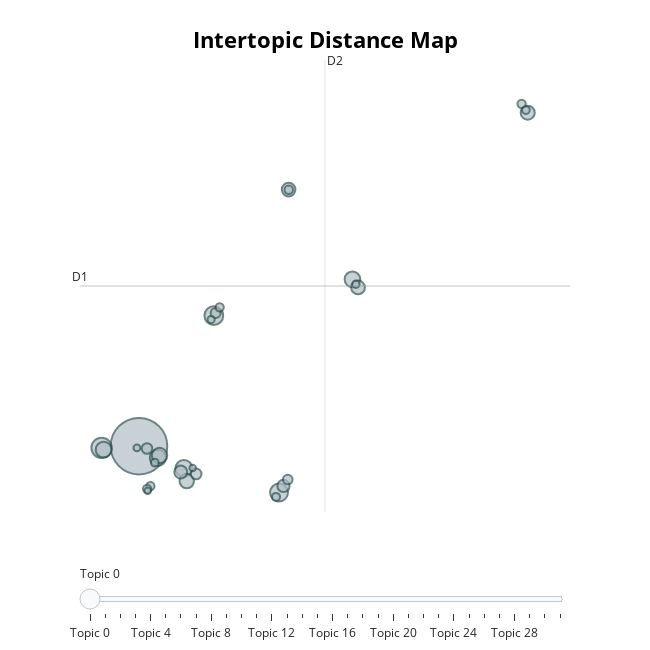

Notebook cell for this chart:
### Code cell
M_cleaned_content_topic_model.visualize_topics()

### Figure 1 — Plotly figure (JSON) as saved in the notebook; plotly's stock layout.template omitted (floating-point values rounded to 4 significant figures)
{"data": [{"customdata": [[0, "flight | ba | hour | customer | day", 747], [1, "ba | seat | business | class | airline", 97], [2, "good | heathrow | london | flight | food", 82], [3, "gatwick | flight | lounge | club | food", 75], [4, "food | airway | british | meal | chicken", 67], [5, "heathrow | airline | verified | review | london", 61], [6, "class | business | airway | seat | british", 59], [7, "seat | club | world | deck | good", 57], [8, "bangkok | meal | british | airway | seat", 56], [9, "jfk | york | new | flight | good", 49], [10, "first | seat | lounge | ba | food", 46], [11, "europe | club | lounge | good | excellent", 44], [12, "good | great | food | friendly | excellent", 43], [13, "singapore | sydney | seat | cabin | service", 39], [14, "mauritius | gatwick | barbados | seat | drink", 35], [15, "child | baby | son | pram | seat", 27], [16, "gate | delay | flight | heathrow | poor", 26], [17, "review | verified | crew | great | brussels", 23], [18, "lucia | st | gatwick | seat | ba", 21], [19, "ba | good | crew | service | economy", 17], [20, "doha | qatar | bahrain | business | class", 16], [21, "istanbul | london | airline | food | airway", 16], [22, "belfast | heathrow | boarding | london | process", 16], [23, "st | seat | class | ba | club", 16], [24, "malaga | gatwick | trolley | food | toilet", 15], [25, "fast | toronto | service | lounge | biz", 14], [26, "athens | airline | flight | london | aegean", 14], [27, "first | excellent | lounge | crew | club", 13], [28, "rio | first | janeiro | de | good", 12], [29, "bucharest | london | getting | flight | hour", 11], [30, "mask | nose | flight | wearing | back", 10], [31, "avios | upgrade | free | good | plenty", 10]], "hovertemplate": "<b>Topic %{customdata[0]}</b><br>%{customdata[1]}<br>Size: %{customdata[2]}", "legendgroup": "", "marker": {"color": "#B0BEC5", "line": {"color": "DarkSlateGrey", "width": 2}, "size": [747, 97, 82, 75, 67, 61, 59, 57, 56, 49, 46, 44, 43, 39, 35, 27, 26, 23, 21, 17, 16, 16, 16, 16, 15, 14, 14, 13, 12, 11, 10, 10], "sizemode": "area", "sizeref": 0.4669, "symbol": "circle"}, "mode": "markers", "name": "", "orientation": "v", "showlegend": false, "type": "scatter", "x": [-6.174, -8.336, -1.844, 1.93, -3.574, -5.083, -8.22, 6.177, -4.985, -3.41, 16.32, 6.502, 2.485, -3.757, 2.186, -2.869, -5.708, -1.739, 2.434, 2.492, -5.515, -5.701, -1.506, 15.96, 1.754, 16.21, -5.257, 6.375, -1.998, -6.292, -3.068, -5.667], "xaxis": "x", "y": [-2.007, -2.074, 3.226, -3.866, -2.906, -2.472, -2.146, 4.684, -2.385, -3.406, 11.37, 4.359, 8.282, -3.047, -3.604, -3.12, -2.102, 3.331, -3.347, 8.281, -3.608, -3.719, 3.562, 11.72, -4.041, 11.47, -2.67, 4.486, 3.071, -2.078, -2.882, -3.795], "yaxis": "y"}], "layout": {"annotations": [{"showarrow": false, "text": "D1", "x": -9.586, "y": 4.417, "yshift": 10}, {"showarrow": false, "text": "D2", "x": 4.589, "xshift": 10, "y": 13.48}], "height": 650, "hoverlabel": {"bgcolor": "white", "font": {"family": "Rockwell", "size": 16}}, "legend": {"itemsizing": "constant", "tracegroupgap": 0}, "margin": {"t": 60}, "shapes": [{"line": {"color": "#CFD8DC", "width": 2}, "type": "line", "x0": 4.589, "x1": 4.589, "y0": -4.647, "y1": 13.48}, {"line": {"color": "#9E9E9E", "width": 2}, "type": "line", "x0": -9.586, "x1": 18.76, "y0": 4.417, "y1": 4.417}], "sliders": [{"active": 0, "pad": {"t": 50}, "steps": [{"args": [{"marker.color": [["red", "#B0BEC5", "#B0BEC5", "#B0BEC5", "#B0BEC5", "#B0BEC5", "#B0BEC5", "#B0BEC5", "#B0BEC5", "#B0BEC5", "#B0BEC5", "#B0BEC5", "#B0BEC5", "#B0BEC5", "#B0BEC5", "#B0BEC5", "#B0BEC5", "#B0BEC5", "#B0BEC5", "#B0BEC5", "#B0BEC5", "#B0BEC5", "#B0BEC5", "#B0BEC5", "#B0BEC5", "#B0BEC5", "#B0BEC5", "#B0BEC5", "#B0BEC5", "#B0BEC5", "#B0BEC5", "#B0BEC5"]]}], "label": "Topic 0", "method": "update"}, {"args": [{"marker.color": [["#B0BEC5", "red", "#B0BEC5", "#B0BEC5", "#B0BEC5", "#B0BEC5", "#B0BEC5", "#B0BEC5", "#B0BEC5", "#B0BEC5", "#B0BEC5", "#B0BEC5", "#B0BEC5", "#B0BEC5", "#B0BEC5", "#B0BEC5", "#B0BEC5", "#B0BEC5", "#B0BEC5", "#B0BEC5", "#B0BEC5", "#B0BEC5", "#B0BEC5", "#B0BEC5", "#B0BEC5", "#B0BEC5", "#B0BEC5", "#B0BEC5", "#B0BEC5", "#B0BEC5", "#B0BEC5", "#B0BEC5"]]}], "label": "Topic 1", "method": "update"}, {"args": [{"marker.color": [["#B0BEC5", "#B0BEC5", "red", "#B0BEC5", "#B0BEC5", "#B0BEC5", "#B0BEC5", "#B0BEC5", "#B0BEC5", "#B0BEC5", "#B0BEC5", "#B0BEC5", "#B0BEC5", "#B0BEC5", "#B0BEC5", "#B0BEC5", "#B0BEC5", "#B0BEC5", "#B0BEC5", "#B0BEC5", "#B0BEC5", "#B0BEC5", "#B0BEC5", "#B0BEC5", "#B0BEC5", "#B0BEC5", "#B0BEC5", "#B0BEC5", "#B0BEC5", "#B0BEC5", "#B0BEC5", "#B0BEC5"]]}], "label": "Topic 2", "method": "update"}, {"args": [{"marker.color": [["#B0BEC5", "#B0BEC5", "#B0BEC5", "red", "#B0BEC5", "#B0BEC5", "#B0BEC5", "#B0BEC5", "#B0BEC5", "#B0BEC5", "#B0BEC5", "#B0BEC5", "#B0BEC5", "#B0BEC5", "#B0BEC5", "#B0BEC5", "#B0BEC5", "#B0BEC5", "#B0BEC5", "#B0BEC5", "#B0BEC5", "#B0BEC5", "#B0BEC5", "#B0BEC5", "#B0BEC5", "#B0BEC5", "#B0BEC5", "#B0BEC5", "#B0BEC5", "#B0BEC5", "#B0BEC5", "#B0BEC5"]]}], "label": "Topic 3", "method": "update"}, {"args": [{"marker.color": [["#B0BEC5", "#B0BEC5", "#B0BEC5", "#B0BEC5", "red", "#B0BEC5", "#B0BEC5", "#B0BEC5", "#B0BEC5", "#B0BEC5", "#B0BEC5", "#B0BEC5", "#B0BEC5", "#B0BEC5", "#B0BEC5", "#B0BEC5", "#B0BEC5", "#B0BEC5", "#B0BEC5", "#B0BEC5", "#B0BEC5", "#B0BEC5", "#B0BEC5", "#B0BEC5", "#B0BEC5", "#B0BEC5", "#B0BEC5", "#B0BEC5", "#B0BEC5", "#B0BEC5", "#B0BEC5", "#B0BEC5"]]}], "label": "Topic 4", "method": "update"}, {"args": [{"marker.color": [["#B0BEC5", "#B0BEC5", "#B0BEC5", "#B0BEC5", "#B0BEC5", "red", "#B0BEC5", "#B0BEC5", "#B0BEC5", "#B0BEC5", "#B0BEC5", "#B0BEC5", "#B0BEC5", "#B0BEC5", "#B0BEC5", "#B0BEC5", "#B0BEC5", "#B0BEC5", "#B0BEC5", "#B0BEC5", "#B0BEC5", "#B0BEC5", "#B0BEC5", "#B0BEC5", "#B0BEC5", "#B0BEC5", "#B0BEC5", "#B0BEC5", "#B0BEC5", "#B0BEC5", "#B0BEC5", "#B0BEC5"]]}], "label": "Topic 5", "method": "update"}, {"args": [{"marker.color": [["#B0BEC5", "#B0BEC5", "#B0BEC5", "#B0BEC5", "#B0BEC5", "#B0BEC5", "red", "#B0BEC5", "#B0BEC5", "#B0BEC5", "#B0BEC5", "#B0BEC5", "#B0BEC5", "#B0BEC5", "#B0BEC5", "#B0BEC5", "#B0BEC5", "#B0BEC5", "#B0BEC5", "#B0BEC5", "#B0BEC5", "#B0BEC5", "#B0BEC5", "#B0BEC5", "#B0BEC5", "#B0BEC5", "#B0BEC5", "#B0BEC5", "#B0BEC5", "#B0BEC5", "#B0BEC5", "#B0BEC5"]]}], "label": "Topic 6", "method": "update"}, {"args": [{"marker.color": [["#B0BEC5", "#B0BEC5", "#B0BEC5", "#B0BEC5", "#B0BEC5", "#B0BEC5", "#B0BEC5", "red", "#B0BEC5", "#B0BEC5", "#B0BEC5", "#B0BEC5", "#B0BEC5", "#B0BEC5", "#B0BEC5", "#B0BEC5", "#B0BEC5", "#B0BEC5", "#B0BEC5", "#B0BEC5", "#B0BEC5", "#B0BEC5", "#B0BEC5", "#B0BEC5", "#B0BEC5", "#B0BEC5", "#B0BEC5", "#B0BEC5", "#B0BEC5", "#B0BEC5", "#B0BEC5", "#B0BEC5"]]}], "label": "Topic 7", "method": "update"}, {"args": [{"marker.color": [["#B0BEC5", "#B0BEC5", "#B0BEC5", "#B0BEC5", "#B0BEC5", "#B0BEC5", "#B0BEC5", "#B0BEC5", "red", "#B0BEC5", "#B0BEC5", "#B0BEC5", "#B0BEC5", "#B0BEC5", "#B0BEC5", "#B0BEC5", "#B0BEC5", "#B0BEC5", "#B0BEC5", "#B0BEC5", "#B0BEC5", "#B0BEC5", "#B0BEC5", "#B0BEC5", "#B0BEC5", "#B0BEC5", "#B0BEC5", "#B0BEC5", "#B0BEC5", "#B0BEC5", "#B0BEC5", "#B0BEC5"]]}], "label": "Topic 8", "method": "update"}, {"args": [{"marker.color": [["#B0BEC5", "#B0BEC5", "#B0BEC5", "#B0BEC5", "#B0BEC5", "#B0BEC5", "#B0BEC5", "#B0BEC5", "#B0BEC5", "red", "#B0BEC5", "#B0BEC5", "#B0BEC5", "#B0BEC5", "#B0BEC5", "#B0BEC5", "#B0BEC5", "#B0BEC5", "#B0BEC5", "#B0BEC5", "#B0BEC5", "#B0BEC5", "#B0BEC5", "#B0BEC5", "#B0BEC5", "#B0BEC5", "#B0BEC5", "#B0BEC5", "#B0BEC5", "#B0BEC5", "#B0BEC5", "#B0BEC5"]]}], "label": "Topic 9", "method": "update"}, {"args": [{"marker.color": [["#B0BEC5", "#B0BEC5", "#B0BEC5", "#B0BEC5", "#B0BEC5", "#B0BEC5", "#B0BEC5", "#B0BEC5", "#B0BEC5", "#B0BEC5", "red", "#B0BEC5", "#B0BEC5", "#B0BEC5", "#B0BEC5", "#B0BEC5", "#B0BEC5", "#B0BEC5", "#B0BEC5", "#B0BEC5", "#B0BEC5", "#B0BEC5", "#B0BEC5", "#B0BEC5", "#B0BEC5", "#B0BEC5", "#B0BEC5", "#B0BEC5", "#B0BEC5", "#B0BEC5", "#B0BEC5", "#B0BEC5"]]}], "label": "Topic 10", "method": "update"}, {"args": [{"marker.color": [["#B0BEC5", "#B0BEC5", "#B0BEC5", "#B0BEC5", "#B0BEC5", "#B0BEC5", "#B0BEC5", "#B0BEC5", "#B0BEC5", "#B0BEC5", "#B0BEC5", "red", "#B0BEC5", "#B0BEC5", "#B0BEC5", "#B0BEC5", "#B0BEC5", "#B0BEC5", "#B0BEC5", "#B0BEC5", "#B0BEC5", "#B0BEC5", "#B0BEC5", "#B0BEC5", "#B0BEC5", "#B0BEC5", "#B0BEC5", "#B0BEC5", "#B0BEC5", "#B0BEC5", "#B0BEC5", "#B0BEC5"]]}], "label": "Topic 11", "method": "update"}, {"args": [{"marker.color": [["#B0BEC5", "#B0BEC5", "#B0BEC5", "#B0BEC5", "#B0BEC5", "#B0BEC5", "#B0BEC5", "#B0BEC5", "#B0BEC5", "#B0BEC5", "#B0BEC5", "#B0BEC5", "red", "#B0BEC5", "#B0BEC5", "#B0BEC5", "#B0BEC5", "#B0BEC5", "#B0BEC5", "#B0BEC5", "#B0BEC5", "#B0BEC5", "#B0BEC5", "#B0BEC5", "#B0BEC5", "#B0BEC5", "#B0BEC5", "#B0BEC5", "#B0BEC5", "#B0BEC5", "#B0BEC5", "#B0BEC5"]]}], "label": "Topic 12", "method": "update"}, {"args": [{"marker.color": [["#B0BEC5", "#B0BEC5", "#B0BEC5", "#B0BEC5", "#B0BEC5", "#B0BEC5", "#B0BEC5", "#B0BEC5", "#B0BEC5", "#B0BEC5", "#B0BEC5", "#B0BEC5", "#B0BEC5", "red", "#B0BEC5", "#B0BEC5", "#B0BEC5", "#B0BEC5", "#B0BEC5", "#B0BEC5", "#B0BEC5", "#B0BEC5", "#B0BEC5", "#B0BEC5", "#B0BEC5", "#B0BEC5", "#B0BEC5", "#B0BEC5", "#B0BEC5", "#B0BEC5", "#B0BEC5", "#B0BEC5"]]}], "label": "Topic 13", "method": "update"}, {"args": [{"marker.color": [["#B0BEC5", "#B0BEC5", "#B0BEC5", "#B0BEC5", "#B0BEC5", "#B0BEC5", "#B0BEC5", "#B0BEC5", "#B0BEC5", "#B0BEC5", "#B0BEC5", "#B0BEC5", "#B0BEC5", "#B0BEC5", "red", "#B0BEC5", "#B0BEC5", "#B0BEC5", "#B0BEC5", "#B0BEC5", "#B0BEC5", "#B0BEC5", "#B0BEC5", "#B0BEC5", "#B0BEC5", "#B0BEC5", "#B0BEC5", "#B0BEC5", "#B0BEC5", "#B0BEC5", "#B0BEC5", "#B0BEC5"]]}], "label": "Topic 14", "method": "update"}, {"args": [{"marker.color": [["#B0BEC5", "#B0BEC5", "#B0BEC5", "#B0BEC5", "#B0BEC5", "#B0BEC5", "#B0BEC5", "#B0BEC5", "#B0BEC5", "#B0BEC5", "#B0BEC5", "#B0BEC5", "#B0BEC5", "#B0BEC5", "#B0BEC5", "red", "#B0BEC5", "#B0BEC5", "#B0BEC5", "#B0BEC5", "#B0BEC5", "#B0BEC5", "#B0BEC5", "#B0BEC5", "#B0BEC5", "#B0BEC5", "#B0BEC5", "#B0BEC5", "#B0BEC5", "#B0BEC5", "#B0BEC5", "#B0BEC5"]]}], "label": "Topic 15", "method": "update"}, {"args": [{"marker.color": [["#B0BEC5", "#B0BEC5", "#B0BEC5", "#B0BEC5", "#B0BEC5", "#B0BEC5", "#B0BEC5", "#B0BEC5", "#B0BEC5", "#B0BEC5", "#B0BEC5", "#B0BEC5", "#B0BEC5", "#B0BEC5", "#B0BEC5", "#B0BEC5", "red", "#B0BEC5", "#B0BEC5", "#B0BEC5", "#B0BEC5", "#B0BEC5", "#B0BEC5", "#B0BEC5", "#B0BEC5", "#B0BEC5", "#B0BEC5", "#B0BEC5", "#B0BEC5", "#B0BEC5", "#B0BEC5", "#B0BEC5"]]}], "label": "Topic 16", "method": "update"}, {"args": [{"marker.color": [["#B0BEC5", "#B0BEC5", "#B0BEC5", "#B0BEC5", "#B0BEC5", "#B0BEC5", "#B0BEC5", "#B0BEC5", "#B0BEC5", "#B0BEC5", "#B0BEC5", "#B0BEC5", "#B0BEC5", "#B0BEC5", "#B0BEC5", "#B0BEC5", "#B0BEC5", "red", "#B0BEC5", "#B0BEC5", "#B0BEC5", "#B0BEC5", "#B0BEC5", "#B0BEC5", "#B0BEC5", "#B0BEC5", "#B0BEC5", "#B0BEC5", "#B0BEC5", "#B0BEC5", "#B0BEC5", "#B0BEC5"]]}], "label": "Topic 17", "method": "update"}, {"args": [{"marker.color": [["#B0BEC5", "#B0BEC5", "#B0BEC5", "#B0BEC5", "#B0BEC5", "#B0BEC5", "#B0BEC5", "#B0BEC5", "#B0BEC5", "#B0BEC5", "#B0BEC5", "#B0BEC5", "#B0BEC5", "#B0BEC5", "#B0BEC5", "#B0BEC5", "#B0BEC5", "#B0BEC5", "red", "#B0BEC5", "#B0BEC5", "#B0BEC5", "#B0BEC5", "#B0BEC5", "#B0BEC5", "#B0BEC5", "#B0BEC5", "#B0BEC5", "#B0BEC5", "#B0BEC5", "#B0BEC5", "#B0BEC5"]]}], "label": "Topic 18", "method": "update"}, {"args": [{"marker.color": [["#B0BEC5", "#B0BEC5", "#B0BEC5", "#B0BEC5", "#B0BEC5", "#B0BEC5", "#B0BEC5", "#B0BEC5", "#B0BEC5", "#B0BEC5", "#B0BEC5", "#B0BEC5", "#B0BEC5", "#B0BEC5", "#B0BEC5", "#B0BEC5", "#B0BEC5", "#B0BEC5", "#B0BEC5", "red", "#B0BEC5", "#B0BEC5", "#B0BEC5", "#B0BEC5", "#B0BEC5", "#B0BEC5", "#B0BEC5", "#B0BEC5", "#B0BEC5", "#B0BEC5", "#B0BEC5", "#B0BEC5"]]}], "label": "Topic 19", "method": "update"}, {"args": [{"marker.color": [["#B0BEC5", "#B0BEC5", "#B0BEC5", "#B0BEC5", "#B0BEC5", "#B0BEC5", "#B0BEC5", "#B0BEC5", "#B0BEC5", "#B0BEC5", "#B0BEC5", "#B0BEC5", "#B0BEC5", "#B0BEC5", "#B0BEC5", "#B0BEC5", "#B0BEC5", "#B0BEC5", "#B0BEC5", "#B0BEC5", "red", "#B0BEC5", "#B0BEC5", "#B0BEC5", "#B0BEC5", "#B0BEC5", "#B0BEC5", "#B0BEC5", "#B0BEC5", "#B0BEC5", "#B0BEC5", "#B0BEC5"]]}], "label": "Topic 20", "method": "update"}, {"args": [{"marker.color": [["#B0BEC5", "#B0BEC5", "#B0BEC5", "#B0BEC5", "#B0BEC5", "#B0BEC5", "#B0BEC5", "#B0BEC5", "#B0BEC5", "#B0BEC5", "#B0BEC5", "#B0BEC5", "#B0BEC5", "#B0BEC5", "#B0BEC5", "#B0BEC5", "#B0BEC5", "#B0BEC5", "#B0BEC5", "#B0BEC5", "#B0BEC5", "red", "#B0BEC5", "#B0BEC5", "#B0BEC5", "#B0BEC5", "#B0BEC5", "#B0BEC5", "#B0BEC5", "#B0BEC5", "#B0BEC5", "#B0BEC5"]]}], "label": "Topic 21", "method": "update"}, {"args": [{"marker.color": [["#B0BEC5", "#B0BEC5", "#B0BEC5", "#B0BEC5", "#B0BEC5", "#B0BEC5", "#B0BEC5", "#B0BEC5", "#B0BEC5", "#B0BEC5", "#B0BEC5", "#B0BEC5", "#B0BEC5", "#B0BEC5", "#B0BEC5", "#B0BEC5", "#B0BEC5", "#B0BEC5", "#B0BEC5", "#B0BEC5", "#B0BEC5", "#B0BEC5", "red", "#B0BEC5", "#B0BEC5", "#B0BEC5", "#B0BEC5", "#B0BEC5", "#B0BEC5", "#B0BEC5", "#B0BEC5", "#B0BEC5"]]}], "label": "Topic 22", "method": "update"}, {"args": [{"marker.color": [["#B0BEC5", "#B0BEC5", "#B0BEC5", "#B0BEC5", "#B0BEC5", "#B0BEC5", "#B0BEC5", "#B0BEC5", "#B0BEC5", "#B0BEC5", "#B0BEC5", "#B0BEC5", "#B0BEC5", "#B0BEC5", "#B0BEC5", "#B0BEC5", "#B0BEC5", "#B0BEC5", "#B0BEC5", "#B0BEC5", "#B0BEC5", "#B0BEC5", "#B0BEC5", "red", "#B0BEC5", "#B0BEC5", "#B0BEC5", "#B0BEC5", "#B0BEC5", "#B0BEC5", "#B0BEC5", "#B0BEC5"]]}], "label": "Topic 23", "method": "update"}, {"args": [{"marker.color": [["#B0BEC5", "#B0BEC5", "#B0BEC5", "#B0BEC5", "#B0BEC5", "#B0BEC5", "#B0BEC5", "#B0BEC5", "#B0BEC5", "#B0BEC5", "#B0BEC5", "#B0BEC5", "#B0BEC5", "#B0BEC5", "#B0BEC5", "#B0BEC5", "#B0BEC5", "#B0BEC5", "#B0BEC5", "#B0BEC5", "#B0BEC5", "#B0BEC5", "#B0BEC5", "#B0BEC5", "red", "#B0BEC5", "#B0BEC5", "#B0BEC5", "#B0BEC5", "#B0BEC5", "#B0BEC5", "#B0BEC5"]]}], "label": "Topic 24", "method": "update"}, {"args": [{"marker.color": [["#B0BEC5", "#B0BEC5", "#B0BEC5", "#B0BEC5", "#B0BEC5", "#B0BEC5", "#B0BEC5", "#B0BEC5", "#B0BEC5", "#B0BEC5", "#B0BEC5", "#B0BEC5", "#B0BEC5", "#B0BEC5", "#B0BEC5", "#B0BEC5", "#B0BEC5", "#B0BEC5", "#B0BEC5", "#B0BEC5", "#B0BEC5", "#B0BEC5", "#B0BEC5", "#B0BEC5", "#B0BEC5", "red", "#B0BEC5", "#B0BEC5", "#B0BEC5", "#B0BEC5", "#B0BEC5", "#B0BEC5"]]}], "label": "Topic 25", "method": "update"}, {"args": [{"marker.color": [["#B0BEC5", "#B0BEC5", "#B0BEC5", "#B0BEC5", "#B0BEC5", "#B0BEC5", "#B0BEC5", "#B0BEC5", "#B0BEC5", "#B0BEC5", "#B0BEC5", "#B0BEC5", "#B0BEC5", "#B0BEC5", "#B0BEC5", "#B0BEC5", "#B0BEC5", "#B0BEC5", "#B0BEC5", "#B0BEC5", "#B0BEC5", "#B0BEC5", "#B0BEC5", "#B0BEC5", "#B0BEC5", "#B0BEC5", "red", "#B0BEC5", "#B0BEC5", "#B0BEC5", "#B0BEC5", "#B0BEC5"]]}], "label": "Topic 26", "method": "update"}, {"args": [{"marker.color": [["#B0BEC5", "#B0BEC5", "#B0BEC5", "#B0BEC5", "#B0BEC5", "#B0BEC5", "#B0BEC5", "#B0BEC5", "#B0BEC5", "#B0BEC5", "#B0BEC5", "#B0BEC5", "#B0BEC5", "#B0BEC5", "#B0BEC5", "#B0BEC5", "#B0BEC5", "#B0BEC5", "#B0BEC5", "#B0BEC5", "#B0BEC5", "#B0BEC5", "#B0BEC5", "#B0BEC5", "#B0BEC5", "#B0BEC5", "#B0BEC5", "red", "#B0BEC5", "#B0BEC5", "#B0BEC5", "#B0BEC5"]]}], "label": "Topic 27", "method": "update"}, {"args": [{"marker.color": [["#B0BEC5", "#B0BEC5", "#B0BEC5", "#B0BEC5", "#B0BEC5", "#B0BEC5", "#B0BEC5", "#B0BEC5", "#B0BEC5", "#B0BEC5", "#B0BEC5", "#B0BEC5", "#B0BEC5", "#B0BEC5", "#B0BEC5", "#B0BEC5", "#B0BEC5", "#B0BEC5", "#B0BEC5", "#B0BEC5", "#B0BEC5", "#B0BEC5", "#B0BEC5", "#B0BEC5", "#B0BEC5", "#B0BEC5", "#B0BEC5", "#B0BEC5", "red", "#B0BEC5", "#B0BEC5", "#B0BEC5"]]}], "label": "Topic 28", "method": "update"}, {"args": [{"marker.color": [["#B0BEC5", "#B0BEC5", "#B0BEC5", "#B0BEC5", "#B0BEC5", "#B0BEC5", "#B0BEC5", "#B0BEC5", "#B0BEC5", "#B0BEC5", "#B0BEC5", "#B0BEC5", "#B0BEC5", "#B0BEC5", "#B0BEC5", "#B0BEC5", "#B0BEC5", "#B0BEC5", "#B0BEC5", "#B0BEC5", "#B0BEC5", "#B0BEC5", "#B0BEC5", "#B0BEC5", "#B0BEC5", "#B0BEC5", "#B0BEC5", "#B0BEC5", "#B0BEC5", "red", "#B0BEC5", "#B0BEC5"]]}], "label": "Topic 29", "method": "update"}, {"args": [{"marker.color": [["#B0BEC5", "#B0BEC5", "#B0BEC5", "#B0BEC5", "#B0BEC5", "#B0BEC5", "#B0BEC5", "#B0BEC5", "#B0BEC5", "#B0BEC5", "#B0BEC5", "#B0BEC5", "#B0BEC5", "#B0BEC5", "#B0BEC5", "#B0BEC5", "#B0BEC5", "#B0BEC5", "#B0BEC5", "#B0BEC5", "#B0BEC5", "#B0BEC5", "#B0BEC5", "#B0BEC5", "#B0BEC5", "#B0BEC5", "#B0BEC5", "#B0BEC5", "#B0BEC5", "#B0BEC5", "red", "#B0BEC5"]]}], "label": "Topic 30", "method": "update"}, {"args": [{"marker.color": [["#B0BEC5", "#B0BEC5", "#B0BEC5", "#B0BEC5", "#B0BEC5", "#B0BEC5", "#B0BEC5", "#B0BEC5", "#B0BEC5", "#B0BEC5", "#B0BEC5", "#B0BEC5", "#B0BEC5", "#B0BEC5", "#B0BEC5", "#B0BEC5", "#B0BEC5", "#B0BEC5", "#B0BEC5", "#B0BEC5", "#B0BEC5", "#B0BEC5", "#B0BEC5", "#B0BEC5", "#B0BEC5", "#B0BEC5", "#B0BEC5", "#B0BEC5", "#B0BEC5", "#B0BEC5", "#B0BEC5", "red"]]}], "label": "Topic 31", "method": "update"}]}], "title": {"font": {"color": "Black", "size": 22}, "text": "<b>Intertopic Distance Map</b>", "x": 0.5, "xanchor": "center", "y": 0.95, "yanchor": "top"}, "width": 650, "xaxis": {"anchor": "y", "domain": [0, 1], "range": [-9.586, 18.76], "title": {"text": ""}, "visible": false}, "yaxis": {"anchor": "x", "domain": [0, 1], "range": [-4.647, 13.48], "title": {"text": ""}, "visible": false}}}
